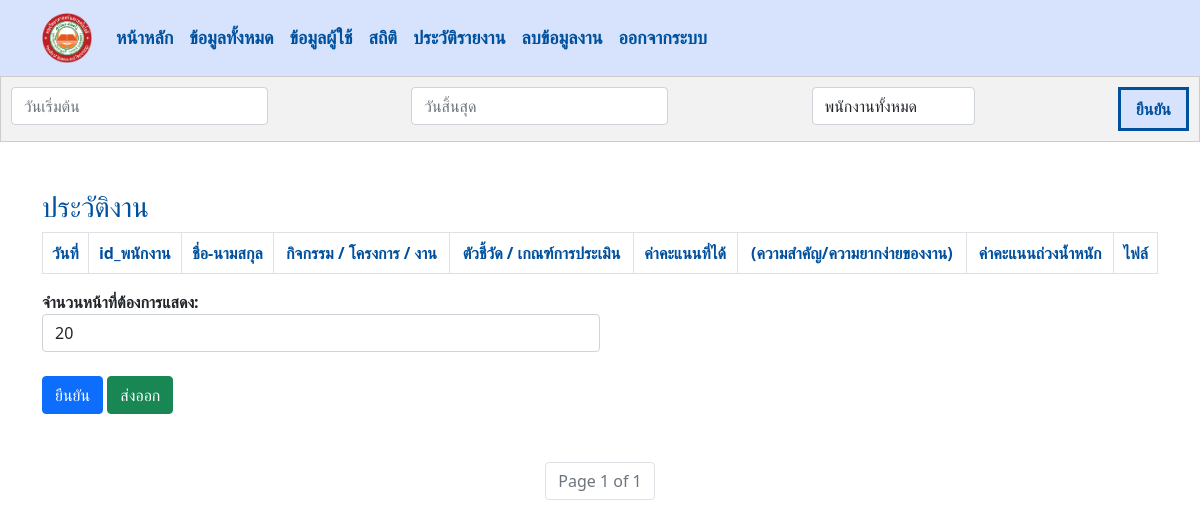
Page /work_history/ (signed in) on the earlier database version.
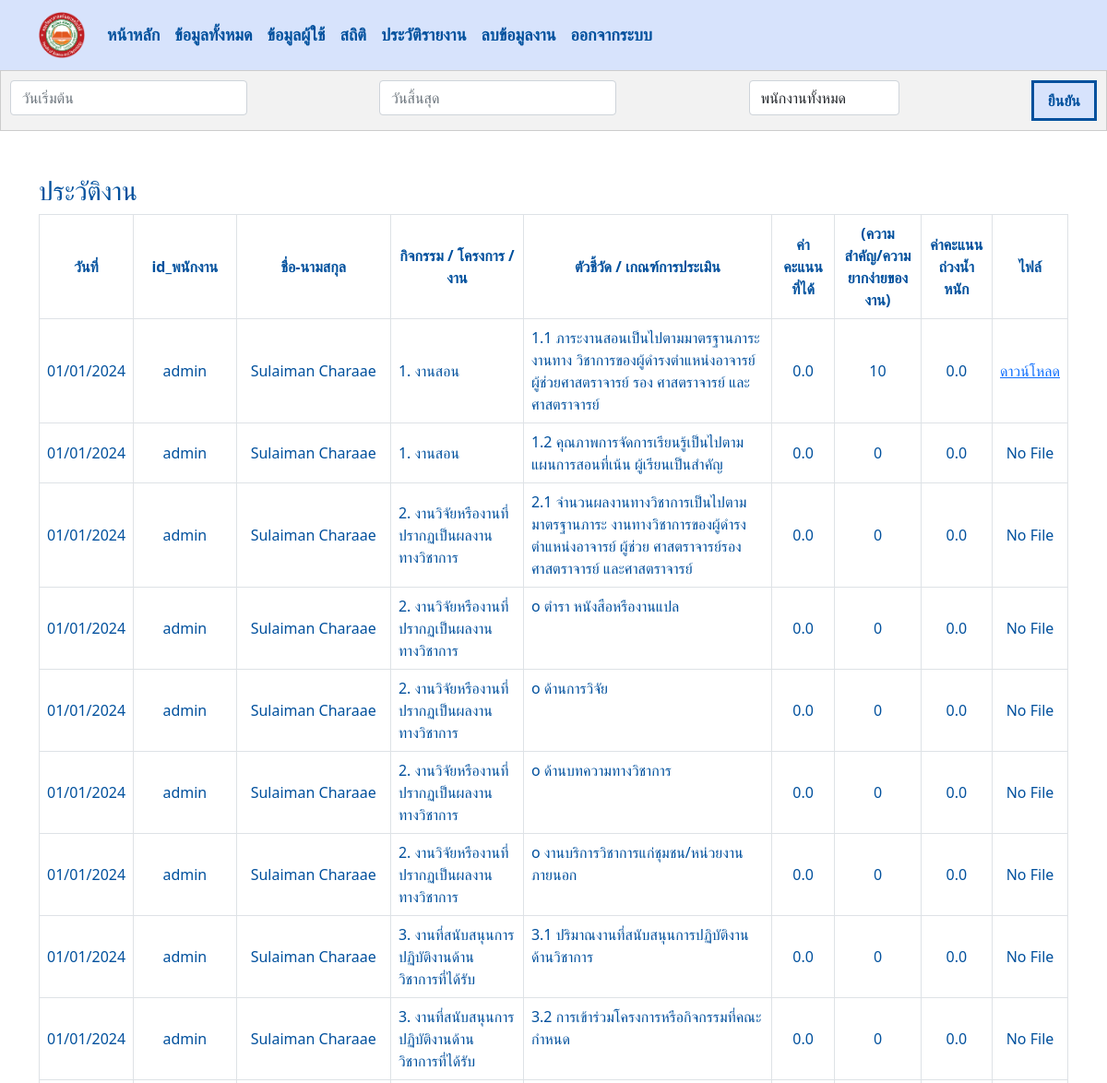
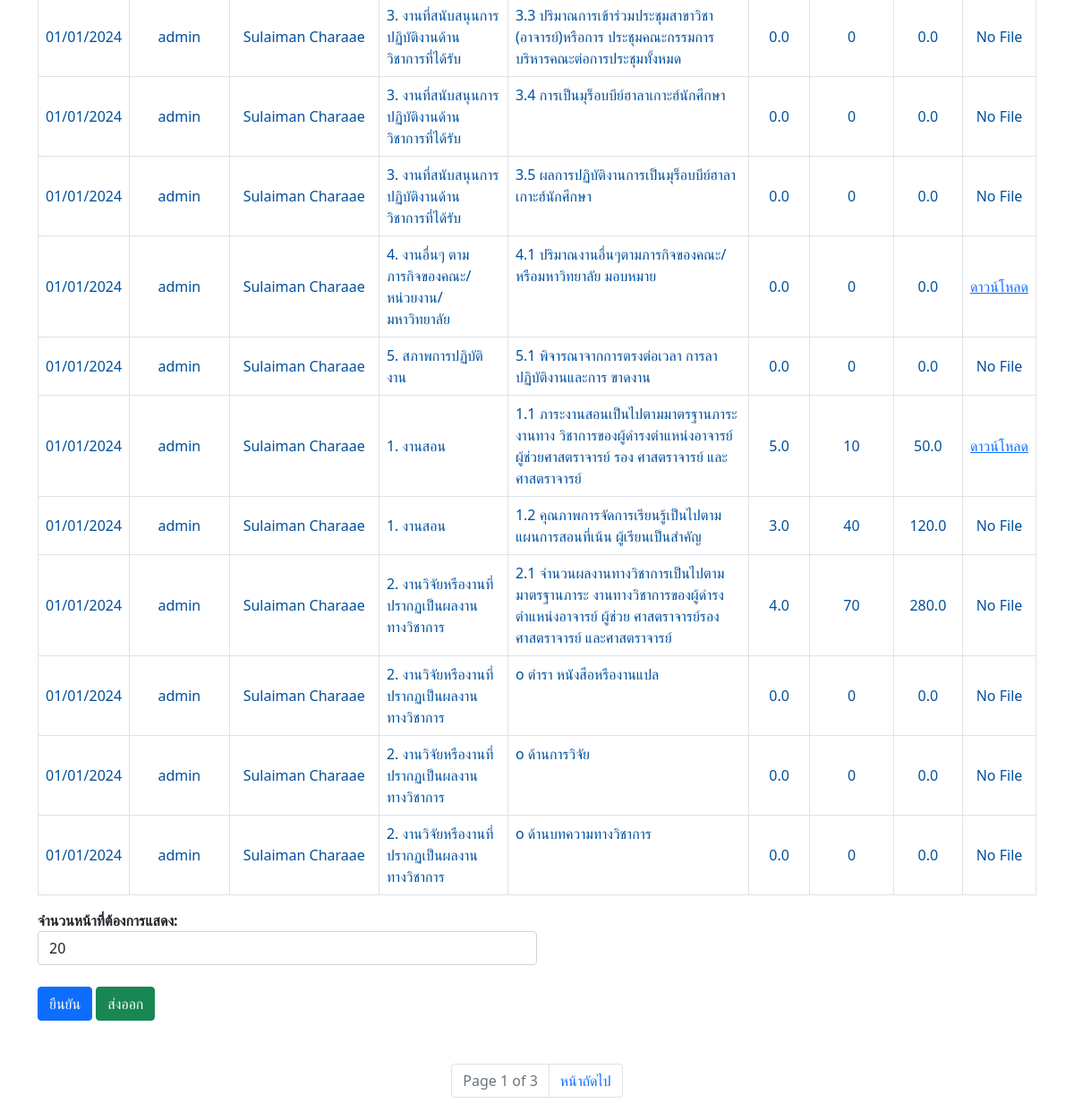
Same page on the later database version (2 pictures, top to bottom).
### managesystem/models.py (models this page shows, shortened)
class Save(models.Model):
    employee_id = models.CharField(max_length=30)
    employee_firstname = models.CharField(max_length=30)
    employee_lastname = models.CharField(max_length=30)
    work = models.CharField(max_length=255)
    description = models.CharField(max_length=255)
    total = models.PositiveIntegerField(default=0)
    employee_score = models.FloatField(default=0.0)
    dean_score = models.FloatField(default=0.0)
    result_score = models.FloatField(default=0.0)
    file = models.FileField(upload_to=user_directory_path, blank=True, null=True)
    date = models.DateField(auto_now_add=True)

### managesystem/views.py (the view)
    def wrapper(request, *args, **kwargs):
        if not request.user.is_authenticated:
            messages.info(request, "กรุณาเข้าสู่ระบบ")  # Custom message
            return redirect('login')  # Redirect to login URL
        return function(request, *args, **kwargs)

### managesystem/views.py (called while the page is built)
def custom_login_required(function):
    def wrapper(request, *args, **kwargs):
        if not request.user.is_authenticated:
            messages.info(request, "กรุณาเข้าสู่ระบบ")  # Custom message
            return redirect('login')  # Redirect to login URL
        return function(request, *args, **kwargs)
    return wrapper

### templates/work_history.html (shortened to what this page needs)
{% include 'navbar.html' %}
<!DOCTYPE html>
<html lang="en">
<head>
    {% load static %}
    <link rel="stylesheet" href="{% static 'css/work_history.css' %}">
    <link href="https://cdn.jsdelivr.net/npm/bootstrap@5.0.0-alpha2/dist/css/bootstrap.min.css" rel="stylesheet">
    <link rel="stylesheet" href="https://cdnjs.cloudflare.com/ajax/libs/bootstrap-datepicker/1.9.0/css/bootstrap-datepicker.min.css">
</head>
<body>
    {% if user.employee.position == 'Dean' %}
    <div class="filter-bar">
        <div class="filter-dropdown">
            <input type="text" class="form-control datepicker" id="start_date" placeholder="วันเริ่มต้น" name="start_date" value="{{ start_date|date:'%d/%m/%Y' }}">
        </div>
        <div class="filter-dropdown">
            <input type="text" class="form-control datepicker" id="end_date" placeholder="วันสิ้นสุด" name="end_date" value="{{ end_date|date:'%d/%m/%Y' }}">
        </div>
        <div class="filter-dropdown">
            <select class="form-control" id="employeeFilter"placeholder="เจ้าหน้าที่ทำความสะอาดทั้งหมด" name="employee">
                <option value="">พนักงานทั้งหมด</option>
            </select>
        </div>
        <button type="button" onclick="applyFilters()">ยืนยัน</button>
    </div>
    <div class="container mt-5">
        <h3>ประวัติงาน</h3>
        <div class="table-responsive">
        <table id="workdata-table" class="table table-bordered">
            <thead class="thead-dark">
                <tr class="align-middle text-center">
                    <th data-filter="true" data-filter-type="select">วันที่</th>
                    <th data-filter="true" data-filter-type="select">id_พนักงาน</th>
                    <th data-filter="true" data-filter-type="select">ชื่อ-นามสกุล</th>
                    <th data-filter="true" data-filter-type="select">กิจกรรม / โครงการ / งาน</th>
                    <th data-filter="true" data-filter-type="select">ตัวชี้วัด / เกณฑ์การประเมิน</th>
                    <th data-filter="true" data-filter-type="select">ค่าคะแนนที่ได้</th>
                    <th data-filter="true" data-filter-type="select">(ความสำคัญ/ความยากง่ายของงาน)</th>
                    <th data-filter="true" data-filter-type="select">ค่าคะแนนถ่วงน้ำหนัก</th>
                    <th data-filter="true" data-filter-type="select">ไฟล์</th>
                </tr>
            </thead>
            <tbody>
                {% for workdata in workdata_history %}
                <tr>
                    <td class="text-center align-middle" style="width: 8%;">{{ workdata.date|date:'d/m/Y' }}</td>
                    <td class="text-center align-middle" style="width: 10%;">{{ workdata.employee_id}}</td>
                    <td class="text-center align-middle" style="width: 15%;">{{ workdata.employee_firstname }} {{ workdata.employee_lastname }}</td>
                    <td class="align-middle"> {{ workdata.work }} </td>
                    <td >{{ workdata.description }}</td>
                    <td class="align-middle text-center">{{ workdata.dean_score }}</td>
                    <td class="align-middle text-center">{{ workdata.total }}</td>
                    <td class="align-middle text-center">{{ workdata.result_score }}</td>
                    <td class="text-center align-middle">
                        {% if workdata.file %}
                            <a href="{% url 'download_file' workdata.id %}">ดาวน์โหลด</a>
                        {% else %}
                            No File
                        {% endif %}</td>
                </tr>
                {% endfor %}
            </tbody>
        </table>
        </div>
                {% endif %}
                    <div class="col-md-6">
                        <form method="get">
                            <div class="form-group">
                                <label for="items_per_page">จำนวนหน้าที่ต้องการแสดง:</label>
                                <select class="form-control" name="items_per_page" id="items_per_page">
                                    <option value="20" {% if items_per_page == 20 %}selected{% endif %}>20</option>
                                </select>
                            </div>
                        </div>
                            <div class="row">
                            <div class="col-md-12">
                                <button type="submit" onclick="applyFilters()" class="btn btn-primary mt-4 mb-5">ยืนยัน</button>
                                <button type="button" class="btn btn-success float-right mt-4 mb-5" id="exportBtn">ส่งออก</button>
                            </div>
                        </div>
        <div class="pagination justify-content-center">
            <ul class="pagination">
                <li class="page-item disabled">
                    <span class="page-link">Page {{ workdata_history.number }} of {{ workdata_history.paginator.num_pages }}</span>
                </li>
                {% if workdata_history.has_next %}
                    <li class="page-item">
                        <a class="page-link" href="?page={{ workdata_history.next_page_number }}&items_per_page={{ items_per_page }}">หน้าถัดไป</a>
                    </li>
                {% endif %}
            </ul>
        </div>
    </div>
</body>
</html>

### templates/navbar.html (shortened to what this page needs)
<!DOCTYPE html>
<html lang="en">
<head>
    {% load static %}
    <link rel="stylesheet" href="{% static 'css/navbar.css' %}">
    <link href="https://cdn.jsdelivr.net/npm/bootstrap@5.0.0-alpha2/dist/css/bootstrap.min.css" rel="stylesheet">
</head>
<body>
    <nav class="navbar navbar-expand-lg navbar-light" style="background-color: #D7E3FC;">
        <div class="container">
            <a class="navbar-brand" href="{% url 'login'%}"><img class="image-brand" src="{% static 'images/ftu_logo-removebg-preview.png' %}" alt="" srcset=""></a>
            <div class="collapse navbar-collapse" id="navbarNav">
                <ul class="navbar-nav ml-auto">
                    {% if user.employee.position == 'Dean' %}
                    <li class="nav-item p-2">
                        <a class="text-decoration-none h5" href="{% url 'selectfilter' %}">หน้าหลัก</a>
                    </li>
                    <li class="nav-item p-2">
                        <a class="text-decoration-none h5" href="{% url 'informationstaff' %}">ข้อมูลทั้งหมด</a>
                    </li>
                    <li class="nav-item p-2">
                        <a class="text-decoration-none h5" href="{% url 'informationuser' %}">ข้อมูลผู้ใช้</a>
                    </li>
                    <li class="nav-item p-2">
                        <a class="text-decoration-none h5" href="{% url 'total' %}">สถิติ</a>
                    </li>
                    <li class="nav-item p-2">
                        <a class="text-decoration-none h5" href="{% url 'work_history' %}">ประวัติรายงาน</a>
                    </li>
                    <li class="nav-item p-2">
                        <a class="text-decoration-none h5" href="{% url 'delete_data' %}">ลบข้อมูลงาน</a>
                    </li>
                {% endif %}
                <li class="nav-item p-2">
                    <a class="text-decoration-none h5" href="{% url 'logout' %}">ออกจากระบบ</a>
                </li>
                </ul>
            </div>
        </div>
    </nav>
</body>
</html>

### static/css/navbar.css (style rules this page uses)
.container .image-brand { width: 50px; height: 50px; flex-shrink: 0; }

### static/css/work_history.css (style rules this page uses)
h1,h2,h3,h4,h5,h6,p,td,th { color: #00509D; }
.filter-bar { display: flex; justify-content: space-between; background-color: #f2f2f2; padding: 10px; border: 1px solid #ccc; overflow-x: auto; }
.filter-dropdown { margin-right: 10px; }
label { font-weight: bold; }
select { padding: 5px; border: 1px solid #ccc; border-radius: 5px; }
button { font-size: 20px; background-color: #D7E3FC; border: 3px solid #00509D; padding: 7px 15px; color: #00509D; font-weight: bold; }

### templates/navbar.html (style rules this page uses)
.navbar-nav .nav-item a { font-size: 18px; color: #00509D; font-weight: bold; }

Differences in the rows shown:
added Save: date "01/01/2024", employee_id "admin", employee_firstname "Sulaiman", employee_lastname "Charaae", work "1. งานสอน", description "1.1 ภาระงานสอนเป็นไปตามมาตรฐานภาระงานทาง วิชาการของผู้ดำรงตำแหน่งอาจารย์ ผู้ช่วยศาสตราจารย์ รอง ศาสตราจารย์ และศาสตราจารย์", dean_score "0.0", total "10", result_score "0.0", shows "ดาวน์โหลด"
added Save: date "01/01/2024", employee_id "admin", employee_firstname "Sulaiman", employee_lastname "Charaae", work "1. งานสอน", description "1.2 คุณภาพการจัดการเรียนรู้เป็นไปตามแผนการสอนที่เน้น ผู้เรียนเป็นสำคัญ", dean_score "0.0", total "0", result_score "0.0", file "No File"
added Save: date "01/01/2024", employee_id "admin", employee_firstname "Sulaiman", employee_lastname "Charaae", work "2. งานวิจัยหรืองานที่ปรากฏเป็นผลงาน ทางวิชาการ", description "2.1 จำนวนผลงานทางวิชาการเป็นไปตามมาตรฐานภาระ งานทางวิชาการของผู้ดำรงตำแหน่งอาจารย์ ผู้ช่วย ศาสตราจารย์รองศาสตราจารย์ และศาสตราจารย์", dean_score "0.0", total "0", result_score "0.0", file "No File"
added Save: date "01/01/2024", employee_id "admin", employee_firstname "Sulaiman", employee_lastname "Charaae", work "2. งานวิจัยหรืองานที่ปรากฏเป็นผลงาน ทางวิชาการ", description "o ตำรา หนังสือหรืองานแปล", dean_score "0.0", total "0", result_score "0.0", file "No File"
added Save: date "01/01/2024", employee_id "admin", employee_firstname "Sulaiman", employee_lastname "Charaae", work "2. งานวิจัยหรืองานที่ปรากฏเป็นผลงาน ทางวิชาการ", description "o ด้านการวิจัย", dean_score "0.0", total "0", result_score "0.0", file "No File"
added Save: date "01/01/2024", employee_id "admin", employee_firstname "Sulaiman", employee_lastname "Charaae", work "2. งานวิจัยหรืองานที่ปรากฏเป็นผลงาน ทางวิชาการ", description "o ด้านบทความทางวิชาการ", dean_score "0.0", total "0", result_score "0.0", file "No File"
added Save: date "01/01/2024", employee_id "admin", employee_firstname "Sulaiman", employee_lastname "Charaae", work "2. งานวิจัยหรืองานที่ปรากฏเป็นผลงาน ทางวิชาการ", description "o งานบริการวิชาการแก่ชุมชน/หน่วยงานภายนอก", dean_score "0.0", total "0", result_score "0.0", file "No File"
added Save: date "01/01/2024", employee_id "admin", employee_firstname "Sulaiman", employee_lastname "Charaae", work "3. งานที่สนับสนุนการปฏิบัติงานด้าน วิชาการที่ได้รับ", description "3.1 ปริมาณงานที่สนับสนุนการปฏิบัติงานด้านวิชาการ", dean_score "0.0", total "0", result_score "0.0", file "No File"
added Save: date "01/01/2024", employee_id "admin", employee_firstname "Sulaiman", employee_lastname "Charaae", work "3. งานที่สนับสนุนการปฏิบัติงานด้าน วิชาการที่ได้รับ", description "3.2 การเข้าร่วมโครงการหรือกิจกรรมที่คณะกำหนด", dean_score "0.0", total "0", result_score "0.0", file "No File"
added Save: date "01/01/2024", employee_id "admin", employee_firstname "Sulaiman", employee_lastname "Charaae", work "3. งานที่สนับสนุนการปฏิบัติงานด้าน วิชาการที่ได้รับ", description "3.3 ปริมาณการเข้าร่วมประชุมสาขาวิชา (อาจารย์)หรือการ ประชุมคณะกรรมการบริหารคณะต่อการประชุมทั้งหมด", dean_score "0.0", total "0", result_score "0.0", file "No File"
added Save: date "01/01/2024", employee_id "admin", employee_firstname "Sulaiman", employee_lastname "Charaae", work "3. งานที่สนับสนุนการปฏิบัติงานด้าน วิชาการที่ได้รับ", description "3.4 การเป็นมุร็อบบีย์ฮาลาเกาะฮ์นักศึกษา", dean_score "0.0", total "0", result_score "0.0", file "No File"
added Save: date "01/01/2024", employee_id "admin", employee_firstname "Sulaiman", employee_lastname "Charaae", work "3. งานที่สนับสนุนการปฏิบัติงานด้าน วิชาการที่ได้รับ", description "3.5 ผลการปฏิบัติงานการเป็นมุร็อบบีย์ฮาลาเกาะฮ์นักศึกษา", dean_score "0.0", total "0", result_score "0.0", file "No File"
added Save: date "01/01/2024", employee_id "admin", employee_firstname "Sulaiman", employee_lastname "Charaae", work "4. งานอื่นๆ ตามภารกิจของคณะ/ หน่วยงาน/มหาวิทยาลัย", description "4.1 ปริมาณงานอื่นๆตามภารกิจของคณะ/หรือมหาวิทยาลัย มอบหมาย", dean_score "0.0", total "0", result_score "0.0", shows "ดาวน์โหลด"
added Save: date "01/01/2024", employee_id "admin", employee_firstname "Sulaiman", employee_lastname "Charaae", work "5. สภาพการปฏิบัติงาน", description "5.1 พิจารณาจากการตรงต่อเวลา การลาปฏิบัติงานและการ ขาดงาน", dean_score "0.0", total "0", result_score "0.0", file "No File"
added Save: date "01/01/2024", employee_id "admin", employee_firstname "Sulaiman", employee_lastname "Charaae", work "1. งานสอน", description "1.1 ภาระงานสอนเป็นไปตามมาตรฐานภาระงานทาง วิชาการของผู้ดำรงตำแหน่งอาจารย์ ผู้ช่วยศาสตราจารย์ รอง ศาสตราจารย์ และศาสตราจารย์", dean_score "5.0", total "10", result_score "50.0", shows "ดาวน์โหลด"
added Save: date "01/01/2024", employee_id "admin", employee_firstname "Sulaiman", employee_lastname "Charaae", work "1. งานสอน", description "1.2 คุณภาพการจัดการเรียนรู้เป็นไปตามแผนการสอนที่เน้น ผู้เรียนเป็นสำคัญ", dean_score "3.0", total "40", result_score "120.0", file "No File"
added Save: date "01/01/2024", employee_id "admin", employee_firstname "Sulaiman", employee_lastname "Charaae", work "2. งานวิจัยหรืองานที่ปรากฏเป็นผลงาน ทางวิชาการ", description "2.1 จำนวนผลงานทางวิชาการเป็นไปตามมาตรฐานภาระ งานทางวิชาการของผู้ดำรงตำแหน่งอาจารย์ ผู้ช่วย ศาสตราจารย์รองศาสตราจารย์ และศาสตราจารย์", dean_score "4.0", total "70", result_score "280.0", file "No File"
added Save: date "01/01/2024", employee_id "admin", employee_firstname "Sulaiman", employee_lastname "Charaae", work "2. งานวิจัยหรืองานที่ปรากฏเป็นผลงาน ทางวิชาการ", description "o ตำรา หนังสือหรืองานแปล", dean_score "0.0", total "0", result_score "0.0", file "No File"
added Save: date "01/01/2024", employee_id "admin", employee_firstname "Sulaiman", employee_lastname "Charaae", work "2. งานวิจัยหรืองานที่ปรากฏเป็นผลงาน ทางวิชาการ", description "o ด้านการวิจัย", dean_score "0.0", total "0", result_score "0.0", file "No File"
added Save: date "01/01/2024", employee_id "admin", employee_firstname "Sulaiman", employee_lastname "Charaae", work "2. งานวิจัยหรืองานที่ปรากฏเป็นผลงาน ทางวิชาการ", description "o ด้านบทความทางวิชาการ", dean_score "0.0", total "0", result_score "0.0", file "No File"
Other differences:
{{ workdata_history.paginator.num_pages }}: "1" → "3"
text now shown: "หน้าถัดไป"
